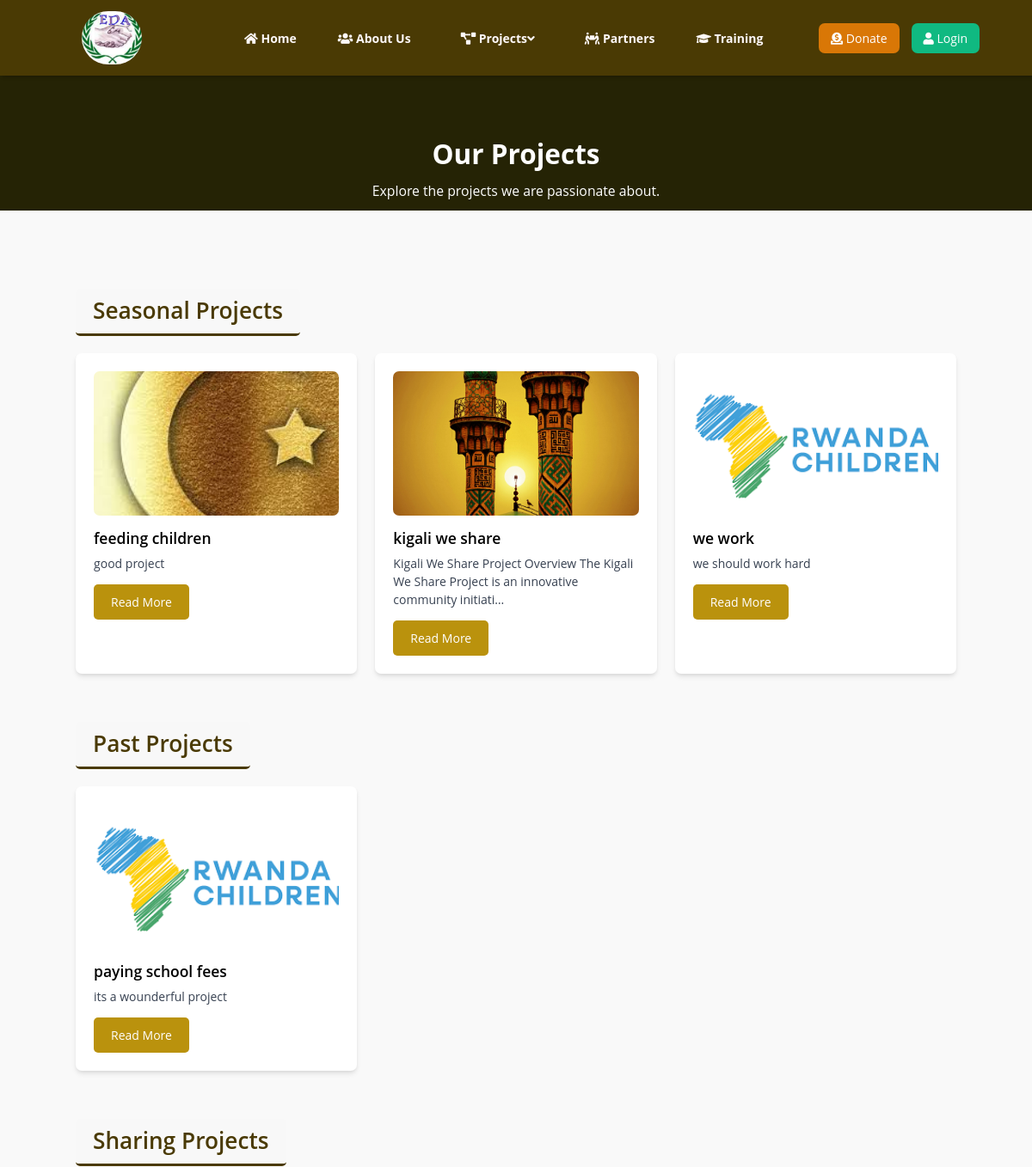
The app's page /projects/ (upper part), older data.
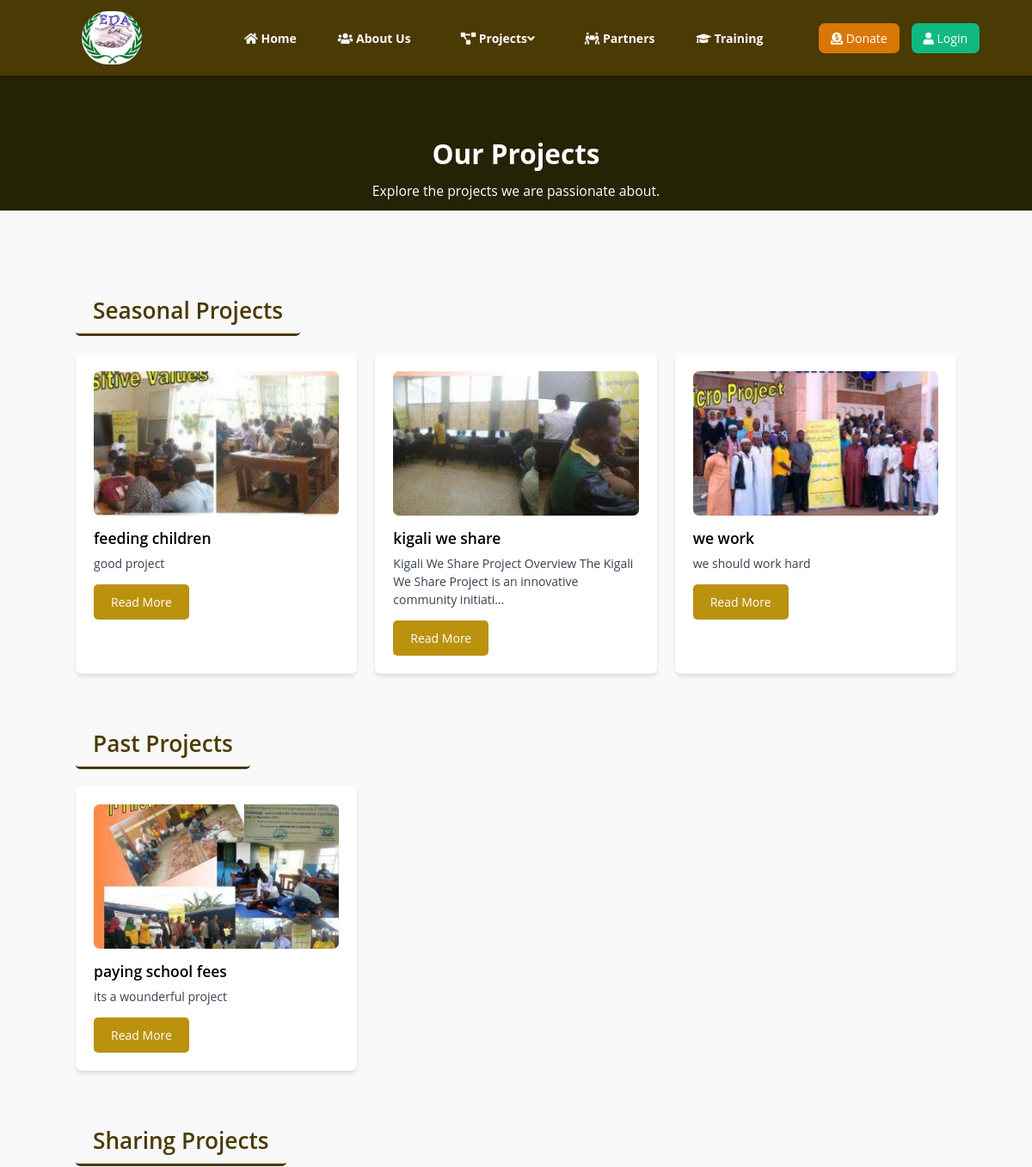
The same page, newer data.
### eda/models.py (models this page shows, shortened)
class Project(models.Model):
    name = models.CharField(max_length=200)
    project_type = models.CharField(max_length=200, choices=project_choices)
    description = models.TextField()
    created_at = models.DateTimeField(auto_now_add=True)
    updated_at = models.DateTimeField(auto_now=True)
    image = models.ImageField(upload_to='images/', null=True, blank=True)

### eda/views.py (the view)
# urls.py: path('projects/', views.project_list, name='projects'),
def project_list(request):
    projects = Project.objects.all()
    return render(request, 'projects.html', {'projects': projects})

### templates/projects.html (shortened to what this page needs)
﻿{% extends 'base.html' %}
{% load static %}
{% block content %}
<section class="hero-section block h-full py-24 items-center justify-center text-center bg-yellow-900 text-white">
    <h1 class="text-4xl font-bold">Our Projects</h1>
    <p class="mt-4 text-lg">Explore the projects we are passionate about.</p>
</section>
<main class="container mx-auto py-10">
    <section class="mt-16">
        <h2 class="section-heading text-3xl font-semibold text-center">Seasonal Projects</h2>
        <div class="grid grid-cols-1 md:grid-cols-2 lg:grid-cols-3 gap-6">
            {% for project in projects %}
                {% if project.project_type == 'Seasonal Project' %}
                    <div class="project-card bg-white p-6 rounded-lg shadow-md hover:shadow-lg transition duration-300 ease-in-out">
                        <div class="project-card-image mb-4">
                            {% if project.image %}
                                <img src="{{ project.image.url }}" alt="{{ project.name }}" class="w-full h-48 object-cover rounded-lg">
                            {% else %}
                                <img src="{% static 'images/default_image.jpg' %}" alt="Default Image" class="w-full h-48 object-cover rounded-lg">
                            {% endif %}
                        </div>
                        <div class="project-card-content">
                            <h3 class="project-card-title text-xl font-semibold mb-2">{{ project.name }}</h3>
                            <p class="project-card-description text-gray-700 mb-4">{{ project.description|truncatechars:100 }}</p>
                            <div class="flex items-center justify-between">
                                <a href="{% url 'project_detail' project.id %}" class="button">Read More</a>
                            </div>
                        </div>
                    </div>
                {% endif %}
            {% endfor %}
        </div>
    </section>
    <section class="mt-16">
        <h2 class="section-heading text-3xl font-semibold text-center">Past Projects</h2>
        <div class="grid grid-cols-1 md:grid-cols-2 lg:grid-cols-3 gap-6">
            {% for project in projects %}
                {% if project.project_type == 'Past Project' %}
                    <div class="project-card bg-white p-6 rounded-lg shadow-md hover:shadow-lg transition duration-300 ease-in-out">
                        <div class="project-card-image mb-4">
                            {% if project.image %}
                                <img src="{{ project.image.url }}" alt="{{ project.name }}" class="w-full h-48 object-cover rounded-lg">
                            {% else %}
                                <img src="{% static 'images/default_image.jpg' %}" alt="Default Image" class="w-full h-48 object-cover rounded-lg">
                            {% endif %}
                        </div>
                        <div class="project-card-content">
                            <h3 class="project-card-title text-xl font-semibold mb-2">{{ project.name }}</h3>
                            <p class="project-card-description text-gray-700 mb-4">{{ project.description }}</p>
                            <div class="flex items-center justify-between">
                                <a href="{% url 'project_detail' project.id %}" class="button">Read More</a>
                            </div>
                        </div>
                    </div>
                {% endif %}
            {% endfor %}
        </div>
    </section>
    <section class="mt-16">
        <h2 class="section-heading text-3xl font-semibold text-center">Sharing Projects</h2>
    </section>
</main>
{% endblock %}

Row changes from the older to the newer data that the page shows:
changed Project "feeding children": image: a different picture
changed Project "kigali we share": image: a different picture
changed Project "we work": image: a different picture
changed Project "paying school fees": image: a different picture
